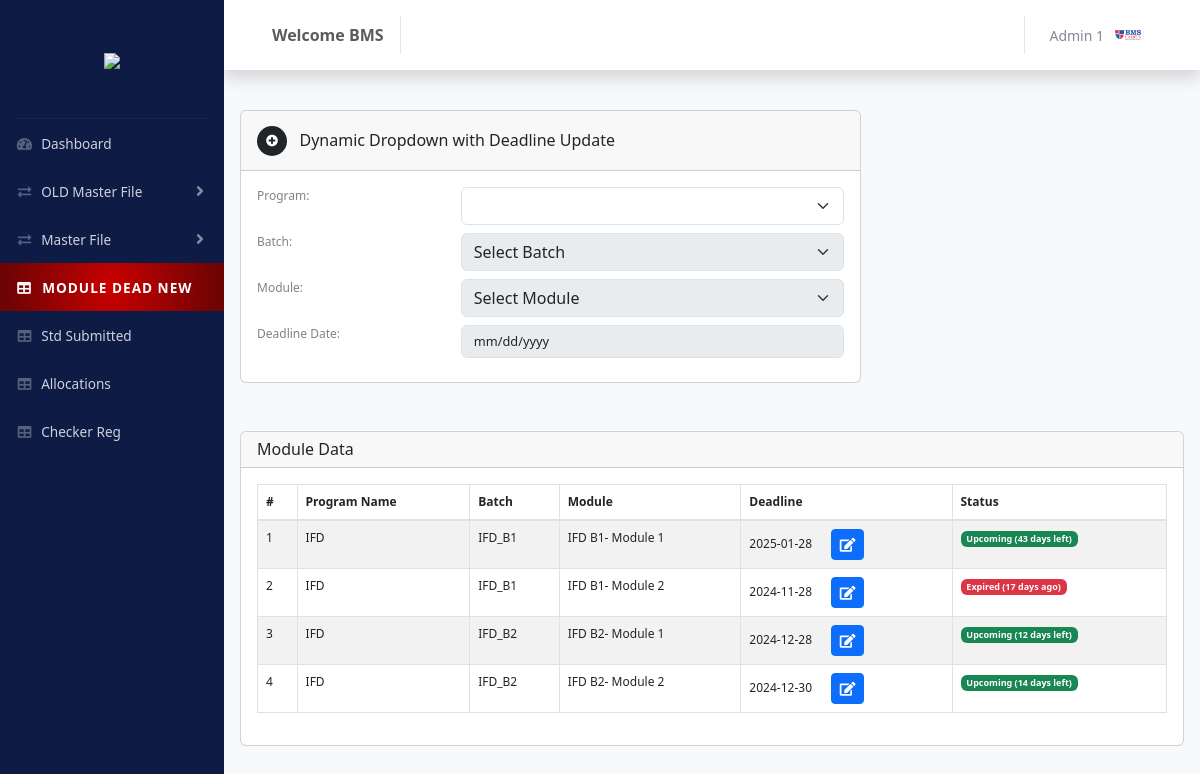
Page /admin/allocate_module_date_new.php (signed in) on the committed database.
### tables this page shows
CREATE TABLE `module_table` (
  `id` int(11) NOT NULL,
  `module_name` varchar(200) NOT NULL,
  `program_id` int(5) NOT NULL,
  `batch_id` int(11) NOT NULL,
  `deadline` date DEFAULT NULL
);

CREATE TABLE `program_table` (
  `id` int(11) NOT NULL,
  `program_name` varchar(255) NOT NULL
);

CREATE TABLE `batch_table` (
  `id` int(11) NOT NULL,
  `batch_name` varchar(255) NOT NULL,
  `program_id` int(5) NOT NULL
);

### admin/allocate_module_date_new.php (the view, shortened to what this page needs)
<?php
include("../database/connection.php");
include("includes/header.php");
$query = "SELECT m.*, p.program_name, b.batch_name
          FROM module_table m
          INNER JOIN program_table p ON m.program_id = p.id
          INNER JOIN batch_table b ON m.batch_id = b.id";
$result = mysqli_query($conn, $query);
$moduleData = array();
if ($result) {
    while ($row = mysqli_fetch_assoc($result)) {
        $moduleData[] = $row;
    }
}
?>
<div id="wrapper">
    <?php include("nav.php"); ?>
    <div id="content-wrapper" class="d-flex flex-column">
        <div id="content">
            <?php include("includes/topnav.php"); ?>
            <div class="p-3" style="font-size: 12px;">
                <div class="row mb-5">
                    <div class="col-md-8">
                        <div class="card">
                            <div class="card-header d-flex align-items-center" style="height: 60px;">
                                <span
                                    class="bg-dark text-white rounded-circle p-2 d-flex align-items-center justify-content-center"
                                    style="width: 30px; height: 30px;">
                                    <i class="fas fa-plus-circle"></i>
                                </span> &nbsp;&nbsp;&nbsp;&nbsp;
                                <h6 class="mb-0 me-2">Dynamic Dropdown with Deadline Update</h6>
                            </div>
                            <div class="card-body">
                                <form id="dynamicForm">
                                    <div class="mb-2">
                                        <div class="row">
                                            <div class="col-md-4">
                                                <label for="program" class="form-label">Program:</label>
                                            </div>
                                            <div class="col-md-8">
                                                <select id="program" name="program" class="form-select">
                                                </select>
                                            </div>
                                        </div>
                                    </div>
                                    <div class="mb-2">
                                        <div class="row">
                                            <div class="col-md-4">
                                                <label for="batch" class="form-label">Batch:</label>
                                            </div>
                                            <div class="col-md-8">
                                                <select id="batch" name="batch" class="form-select" disabled>
                                                    <option value="">Select Batch</option>
                                                </select>
                                            </div>
                                        </div>
                                    </div>
                                    <div class="mb-2">
                                        <div class="row">
                                            <div class="col-md-4">
                                                <label for="module" class="form-label">Module:</label>
                                            </div>
                                            <div class="col-md-8">
                                                <select id="module" name="module" class="form-select" disabled>
                                                    <option value="">Select Module</option>
                                                </select>
                                            </div>
                                        </div>
                                    </div>
                                    <div class="mb-2">
                                        <div class="row">
                                            <div class="col-md-4">
                                                <label for="deadline" class="form-label">Deadline Date:</label>
                                            </div>
                                            <div class="col-md-8">
                                                <input type="date" id="deadline" name="deadline" class="form-control" disabled />
                                            </div>
                                        </div>
                                    </div>
                                </form>
                            </div>
                        </div>
                    </div>
                </div>
<link href="https://cdn.datatables.net/1.13.3/css/jquery.dataTables.min.css" rel="stylesheet">
<div class="card mt-5">
    <div class="card-header">
        <h6 class="mb-0">Module Data</h6>
    </div>
    <div class="card-body">
    <table id="moduleTable" class="table table-bordered table-striped">
    <thead>
        <tr>
            <th>#</th>
            <th>Program Name</th>
            <th>Batch</th>
            <th>Module</th>
            <th>Deadline</th>
            <th>Status</th>
        </tr>
    </thead>
    <tbody>
        <?php
        $index = 1;
        foreach ($moduleData as $module) {
            $deadline = new DateTime($module['deadline']);
            $currentDate = new DateTime();
            $difference = $deadline->diff($currentDate);
            $status = ($deadline > $currentDate) ? "Upcoming" : "Expired";
            echo "<tr>";
            echo "<td>" . $index++ . "</td>";
            echo "<td>" . $module['program_name'] . "</td>";
            echo "<td>" . $module['batch_name'] . "</td>";
            echo "<td>" . $module['module_name'] . "</td>";
        ?>
            <td>
                <span class="deadline-text"><?php echo $module['deadline']; ?></span> &nbsp;&nbsp;&nbsp;&nbsp;
                <button class="btn btn-primary btn-sm edit-btn" data-id="<?php echo $module['id']; ?>" data-deadline="<?php echo $module['deadline']; ?>">
                    <i class="fas fa-edit"></i>
                </button>
            </td>
            <?php
            if ($status === "Upcoming") {
                echo "<td><span class='badge bg-success'>Upcoming (" . $difference->days . " days left)</span></td>";
            } else {
                echo "<td><span class='badge bg-danger'>Expired (" . $difference->days . " days ago)</span></td>";
            }
            ?>
        <?php
            echo "</tr>";
        }
        ?>
    </tbody>
</table>
    </div>
</div>
            </div>
        </div>
    </div>
</div>
<?php
include("includes/footer.php");
?>

### admin/includes/header.php (style rules this page uses)
.form-control { display: block; width: 100%; padding: 0.3rem 0.75rem; font-size: 0.8rem; font-weight: 400; line-height: 1.5; color: var(--bs-body-color); background-color: var(--bs-body-bg); background-clip: padding-box; border: var(--bs-border-width) solid var(--bs-border-color); -webkit-appearance: none; -moz-appearance: none; appearance: none; border-radius: var(--bs-border-radius); transition: border-color .15s ease-in-out, box-shadow .15s ease-in-out; }
.form-label { margin-bottom: 0.7rem; color:#878180; }

### rows in the picture
module_table: program.program_name "IFD", batch.batch_name "IFD_B1", module_name "IFD B1- Module 1", deadline "2025-01-28", deadline "43"
module_table: program.program_name "IFD", batch.batch_name "IFD_B1", module_name "IFD B1- Module 2", deadline "2024-11-28", deadline "17"
module_table: program.program_name "IFD", batch.batch_name "IFD_B2", module_name "IFD B2- Module 1", deadline "2024-12-28", deadline "12"
module_table: program.program_name "IFD", batch.batch_name "IFD_B2", module_name "IFD B2- Module 2", deadline "2024-12-30", deadline "14"

### other values in the picture
$_SESSION['name'] "Admin 1"
